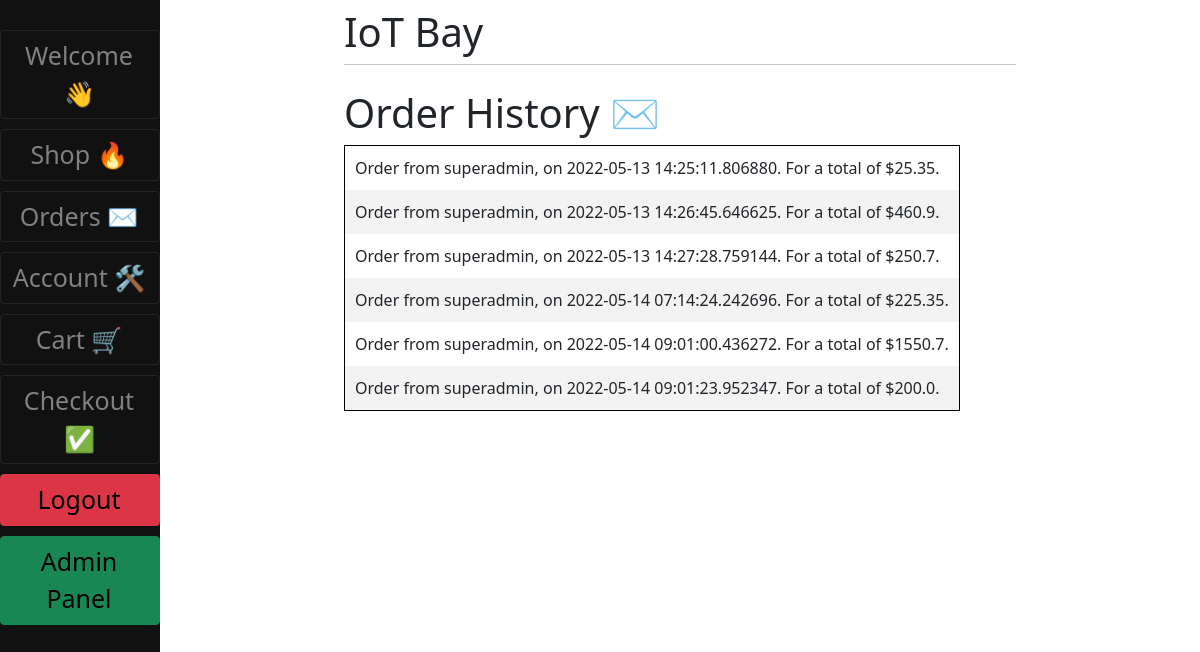
The page /order_history/ (signed in) on the database as committed earlier.
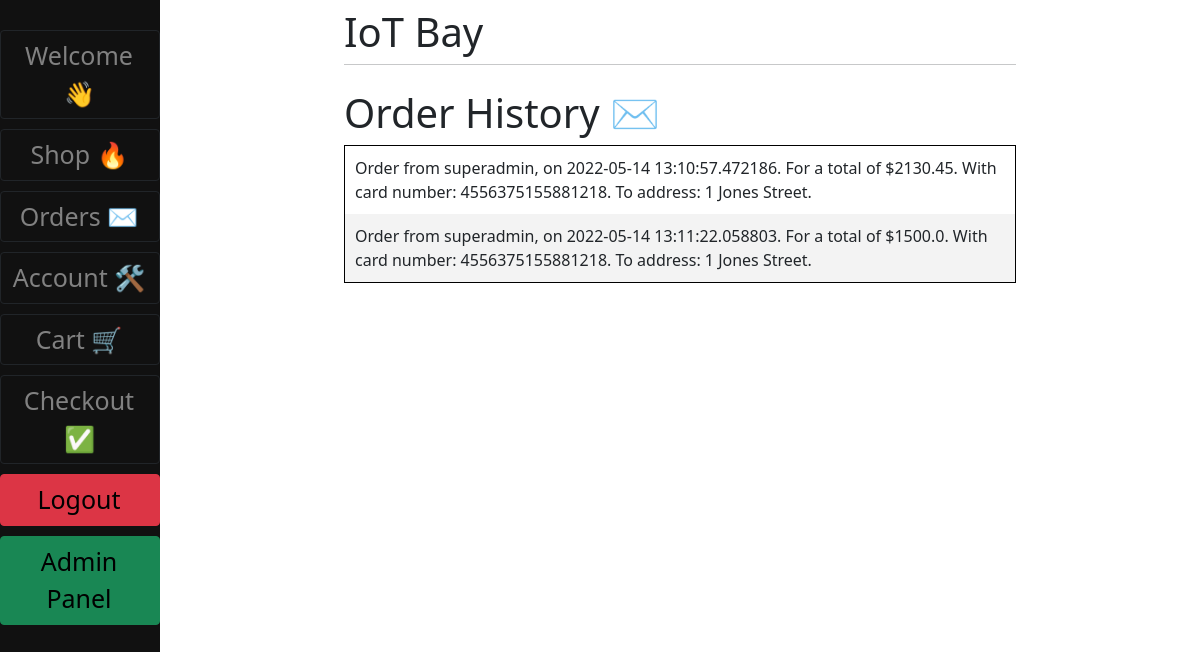
The same page on the database as committed later.
### main/models.py (models this page shows, shortened)
class Order(models.Model):
    customer = models.ForeignKey(User, on_delete=models.CASCADE)
    description = models.CharField(max_length=150)
    date = models.DateTimeField(null=True)
    complete = models.BooleanField(default=False)

### main/views.py (the view)
# urls.py: path('order_history/', v.order_history, name="order_history"),
def order_history(request):
    orders = Order.objects.filter(customer=request.user, complete=True)
    context = {"orders": orders}
    return render(request, "Order_Management/order_history.html", context)

### main/templates/Order_Management/order_history.html
{% extends 'main/base.html' %} {% load static %} {% block content %}
<h1>Order History ✉️ </h1>
<table class="order-table" >
	{% for order in orders %}
	<tr>
		<td >{{order.description}}</td>
	</tr>
	{% endfor %}
</table>
{% endblock %}

Rows that differ between the two databases and show on the page:
removed Order: description "Order from superadmin, on 2022-05-13 14:25:11.806880. For a total of $25.35."
removed Order: description "Order from superadmin, on 2022-05-13 14:26:45.646625. For a total of $460.9."
removed Order: description "Order from superadmin, on 2022-05-13 14:27:28.759144. For a total of $250.7."
removed Order: description "Order from superadmin, on 2022-05-14 07:14:24.242696. For a total of $225.35."
removed Order: description "Order from superadmin, on 2022-05-14 09:01:00.436272. For a total of $1550.7."
removed Order: description "Order from superadmin, on 2022-05-14 09:01:23.952347. For a total of $200.0."
added Order: description "Order from superadmin, on 2022-05-14 13:10:57.472186. For a total of $2130.45. With card number: 4556375155881218. To address: 1 Jones Street."
added Order: description "Order from superadmin, on 2022-05-14 13:11:22.058803. For a total of $1500.0. With card number: 4556375155881218. To address: 1 Jones Street."
